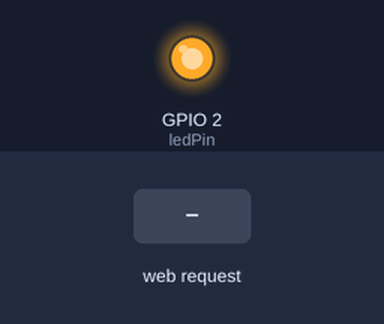
Simulated run of this sketch. Board: ESP8266 (NodeMCU). Shown: output pins drawn as LEDs (lit = HIGH). The inputs (shaded band) are chosen by the test bench. WiFi joins after 1.5 s; servers stay silent unless stated; EEPROM starts erased; what the sketch prints to the serial monitor is not drawn.

Above: at 2.7 s.
2.8 s: HTTP request GET /LED=ON received
At 4.0 s:
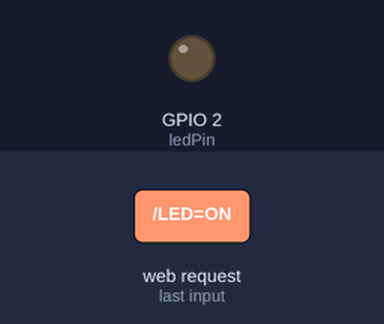
4.3 s: HTTP request GET /LED=OFF received
At 5.3 s:
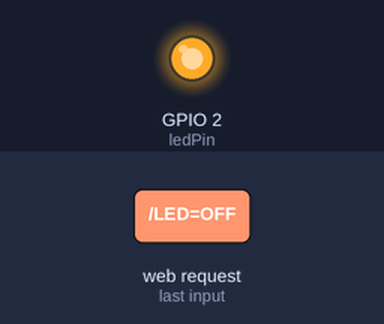
Timing chart, 0 to 7.3 s (numbered marks = the images above; inputs shaded):
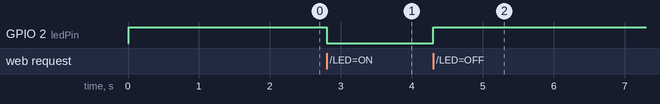

The sketch:

webserverEEPROM.ino
```cpp
#include <ESP8266WiFi.h>
#include <EEPROM.h>
#include "postJSON.h"

const char* ssid = "Electronics";//type your ssid
const char* password = "12345678";//type your password
int value = LOW;
int ledPin = 2 ;// LED_BUILTIN ; // GPIO2 of ESP8266
WiFiServer server(80);
int getDefaultStatus(){
    int value=  EEPROM.read(0);
    return value ;
}
void writeEEPROM(int addr, int val){
    EEPROM.write(addr ,  val);
    EEPROM.commit();
}
////////// Upload status on webserver
String username="ST392";
String Device_No="sensor1" ;
 //form the JSON string with the available sensor data

void updateWebserver(int value) {
  String data ;
   data += "{\"username\":\"" + String(username)  + "\",\"name\":\"";
   data += String(Device_No);
   data += "\",\"sample1\":\"";

   if (value==1){
        data += "1";
   }else {
        data += "2";
   }
   data += "\"}";
   jsonPOST( data );
}
///////////End - Upload status on Webserver
void setup() {
  Serial.begin(115200);
  EEPROM.begin(512);

  delay(10);

  pinMode(ledPin, OUTPUT);
 // default status
  value= getDefaultStatus();
  if (value==1) {
      digitalWrite(ledPin, LOW);
  }else {
      digitalWrite(ledPin, HIGH);
  }
  // Connect to WiFi network
  Serial.println();  Serial.println();
  Serial.print("Connecting to ");
  Serial.println(ssid);

  WiFi.begin(ssid, password);

  while (WiFi.status() != WL_CONNECTED) {
    delay(500);
    Serial.print(".");
  }
  Serial.println("");
  Serial.println("WiFi connected");
     // Start the server
  server.begin();
  Serial.println("Server started");

  // Print the IP address
  Serial.print("Use this URL to connect: ");
  Serial.print("http://");
  Serial.print(WiFi.localIP());
  Serial.println("/");

}

void loop() {
  // Check if a client has connected
  WiFiClient client = server.available();
  if (!client) { //client ==NULL
    return;
  }

  // Wait until the client sends some data
  Serial.println("new client" );
  while(!client.available()){
    delay(1);
  }

  // Read the first line of the request
  String request = client.readStringUntil('\r');
  Serial.println(request);
  client.flush();

  // Match the request

  if (request.indexOf("/LED=ON") != -1) {
    digitalWrite(ledPin, LOW);
    writeEEPROM(0,1); // location, value to be written
    updateWebserver(1) ;
    value = HIGH;
  }
  if (request.indexOf("/LED=OFF") != -1){
    digitalWrite(ledPin, HIGH);
    writeEEPROM(0,0); // location, value to be written
    updateWebserver(0) ;
    value = LOW;
  }

// Set ledPin according to the request
//digitalWrite(ledPin, value);


  // Return the response
  client.println("HTTP/1.1 200 OK");
  client.println("Content-Type: text/html");
  client.println(""); //  do not forget this one
  client.println("<!DOCTYPE HTML>");
  client.println("<html>");
  client.print("Led pin is now: ");
  if(value == HIGH) {
    client.print("On");

  } else {
    client.print("Off");
  }
  client.println("<br><h1> NodeMCU Automation</h1><hr>");

  if(value == HIGH) {
    //client.print("On");
    client.println("Click to <a href=\"/LED=OFF\">OFF</a> <br><br>");
  } else {
    //client.print("Off");
    client.println("Click to<a href=\"/LED=ON\">ON</a> <br><br>");
  }

 // client.println("<hr>Click <a href=\"/LED=OFF\">here</a> turn the LED on pin 2 ON<br><br>");
 // client.println("Click <a href=\"/LED=ON\">here</a> turn the LED on pin 2 OFF<br>");
  client.println("<hr>@Copyright<br><br>");
  client.println("</html>");
  delay(1);
  Serial.println("Client disonnected");
  Serial.println("");

}
```

postJSON.h
```cpp
void jsonPOST(String content) {
  WiFiClient client;

  if (client.connect("arshbir.com", 80)) {
      Serial.println("Connected to server");
  // Make the HTTP request
      client.println("POST /iot/cht/rec.php HTTP/1.1");
      client.println("Host: arshbir.com");
      client.println("Accept: */*");
      client.println("Content-Length: " + String(content.length()));
      client.println("Content-Type: application/json");
      client.println();
      client.println(content);

      Serial.println(content);
  }
  delay(1000);
}
```

Measured:
- after the input at 2.8 s, GPIO 2 (ledPin): HIGH → LOW at once
- after the input at 4.3 s, GPIO 2 (ledPin): LOW → HIGH at once
